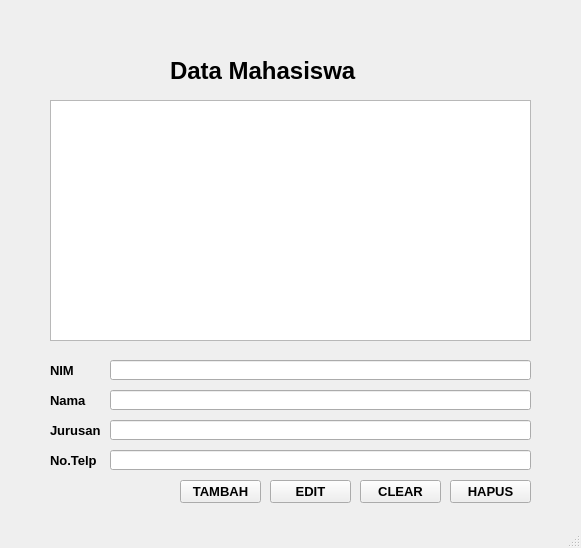
<?xml version="1.0" encoding="UTF-8"?>
<ui version="4.0">
 <class>MainWindow</class>
 <widget class="QMainWindow" name="MainWindow">
  <property name="geometry">
   <rect>
    <x>0</x>
    <y>0</y>
    <width>581</width>
    <height>548</height>
   </rect>
  </property>
  <property name="windowTitle">
   <string>MainWindow</string>
  </property>
  <widget class="QWidget" name="centralwidget">
   <widget class="QTextEdit" name="textEdit">
    <property name="geometry">
     <rect>
      <x>50</x>
      <y>100</y>
      <width>481</width>
      <height>241</height>
     </rect>
    </property>
    <property name="html">
     <string>&lt;!DOCTYPE HTML PUBLIC &quot;-//W3C//DTD HTML 4.0//EN&quot; &quot;http://www.w3.org/TR/REC-html40/strict.dtd&quot;&gt;
&lt;html&gt;&lt;head&gt;&lt;meta name=&quot;qrichtext&quot; content=&quot;1&quot; /&gt;&lt;style type=&quot;text/css&quot;&gt;
p, li { white-space: pre-wrap; }
&lt;/style&gt;&lt;/head&gt;&lt;body style=&quot; font-family:'MS Shell Dlg 2'; font-size:8.25pt; font-weight:400; font-style:normal;&quot;&gt;
&lt;p style=&quot;-qt-paragraph-type:empty; margin-top:0px; margin-bottom:0px; margin-left:0px; margin-right:0px; -qt-block-indent:0; text-indent:0px;&quot;&gt;&lt;br /&gt;&lt;/p&gt;&lt;/body&gt;&lt;/html&gt;</string>
    </property>
   </widget>
   <widget class="QLabel" name="label">
    <property name="geometry">
     <rect>
      <x>50</x>
      <y>360</y>
      <width>31</width>
      <height>21</height>
     </rect>
    </property>
    <property name="font">
     <font>
      <pointsize>10</pointsize>
      <weight>75</weight>
      <bold>true</bold>
     </font>
    </property>
    <property name="text">
     <string>NIM</string>
    </property>
   </widget>
   <widget class="QLineEdit" name="lineEdit">
    <property name="geometry">
     <rect>
      <x>110</x>
      <y>360</y>
      <width>421</width>
      <height>20</height>
     </rect>
    </property>
   </widget>
   <widget class="QLabel" name="label_2">
    <property name="geometry">
     <rect>
      <x>50</x>
      <y>390</y>
      <width>41</width>
      <height>21</height>
     </rect>
    </property>
    <property name="font">
     <font>
      <pointsize>10</pointsize>
      <weight>75</weight>
      <bold>true</bold>
     </font>
    </property>
    <property name="text">
     <string>Nama</string>
    </property>
   </widget>
   <widget class="QLabel" name="label_3">
    <property name="geometry">
     <rect>
      <x>50</x>
      <y>420</y>
      <width>61</width>
      <height>21</height>
     </rect>
    </property>
    <property name="font">
     <font>
      <pointsize>10</pointsize>
      <weight>75</weight>
      <bold>true</bold>
     </font>
    </property>
    <property name="text">
     <string>Jurusan</string>
    </property>
   </widget>
   <widget class="QLabel" name="label_4">
    <property name="geometry">
     <rect>
      <x>50</x>
      <y>450</y>
      <width>51</width>
      <height>21</height>
     </rect>
    </property>
    <property name="font">
     <font>
      <pointsize>10</pointsize>
      <weight>75</weight>
      <bold>true</bold>
     </font>
    </property>
    <property name="text">
     <string>No.Telp</string>
    </property>
   </widget>
   <widget class="QLineEdit" name="lineEdit_2">
    <property name="geometry">
     <rect>
      <x>110</x>
      <y>390</y>
      <width>421</width>
      <height>20</height>
     </rect>
    </property>
   </widget>
   <widget class="QLineEdit" name="lineEdit_3">
    <property name="geometry">
     <rect>
      <x>110</x>
      <y>420</y>
      <width>421</width>
      <height>20</height>
     </rect>
    </property>
   </widget>
   <widget class="QLineEdit" name="lineEdit_4">
    <property name="geometry">
     <rect>
      <x>110</x>
      <y>450</y>
      <width>421</width>
      <height>20</height>
     </rect>
    </property>
   </widget>
   <widget class="QPushButton" name="pushButton">
    <property name="geometry">
     <rect>
      <x>180</x>
      <y>480</y>
      <width>81</width>
      <height>23</height>
     </rect>
    </property>
    <property name="font">
     <font>
      <pointsize>10</pointsize>
      <weight>75</weight>
      <bold>true</bold>
     </font>
    </property>
    <property name="text">
     <string>TAMBAH</string>
    </property>
   </widget>
   <widget class="QPushButton" name="pushButton_2">
    <property name="geometry">
     <rect>
      <x>270</x>
      <y>480</y>
      <width>81</width>
      <height>23</height>
     </rect>
    </property>
    <property name="font">
     <font>
      <pointsize>10</pointsize>
      <weight>75</weight>
      <bold>true</bold>
     </font>
    </property>
    <property name="text">
     <string>EDIT</string>
    </property>
   </widget>
   <widget class="QPushButton" name="pushButton_3">
    <property name="geometry">
     <rect>
      <x>360</x>
      <y>480</y>
      <width>81</width>
      <height>23</height>
     </rect>
    </property>
    <property name="font">
     <font>
      <pointsize>10</pointsize>
      <weight>75</weight>
      <bold>true</bold>
     </font>
    </property>
    <property name="text">
     <string>CLEAR</string>
    </property>
   </widget>
   <widget class="QPushButton" name="pushButton_4">
    <property name="geometry">
     <rect>
      <x>450</x>
      <y>480</y>
      <width>81</width>
      <height>23</height>
     </rect>
    </property>
    <property name="font">
     <font>
      <pointsize>10</pointsize>
      <weight>75</weight>
      <bold>true</bold>
     </font>
    </property>
    <property name="text">
     <string>HAPUS</string>
    </property>
   </widget>
   <widget class="QLabel" name="label_5">
    <property name="geometry">
     <rect>
      <x>170</x>
      <y>60</y>
      <width>201</width>
      <height>21</height>
     </rect>
    </property>
    <property name="font">
     <font>
      <pointsize>18</pointsize>
      <weight>75</weight>
      <bold>true</bold>
     </font>
    </property>
    <property name="text">
     <string>Data Mahasiswa</string>
    </property>
   </widget>
  </widget>
  <widget class="QStatusBar" name="statusbar"/>
 </widget>
 <resources/>
 <connections/>
</ui>
